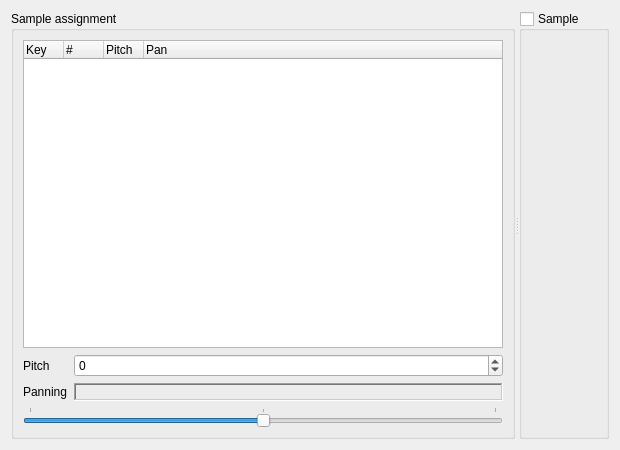
<?xml version="1.0" encoding="UTF-8"?>
<ui version="4.0">
 <class>AdpcmDrumkitEditor</class>
 <widget class="QDialog" name="AdpcmDrumkitEditor">
  <property name="geometry">
   <rect>
    <x>0</x>
    <y>0</y>
    <width>620</width>
    <height>450</height>
   </rect>
  </property>
  <property name="windowTitle">
   <string notr="true"/>
  </property>
  <layout class="QHBoxLayout" name="horizontalLayout">
   <item>
    <widget class="QSplitter" name="splitter">
     <property name="orientation">
      <enum>Qt::Horizontal</enum>
     </property>
     <widget class="QGroupBox" name="keyGroupBox">
      <property name="title">
       <string>Sample assignment</string>
      </property>
      <layout class="QVBoxLayout" name="verticalLayout">
       <item>
        <widget class="QTreeWidget" name="keyTreeWidget">
         <property name="sizePolicy">
          <sizepolicy hsizetype="Preferred" vsizetype="Expanding">
           <horstretch>0</horstretch>
           <verstretch>0</verstretch>
          </sizepolicy>
         </property>
         <property name="minimumSize">
          <size>
           <width>0</width>
           <height>0</height>
          </size>
         </property>
         <property name="maximumSize">
          <size>
           <width>16777215</width>
           <height>16777215</height>
          </size>
         </property>
         <property name="horizontalScrollBarPolicy">
          <enum>Qt::ScrollBarAlwaysOff</enum>
         </property>
         <property name="rootIsDecorated">
          <bool>false</bool>
         </property>
         <property name="uniformRowHeights">
          <bool>true</bool>
         </property>
         <attribute name="headerMinimumSectionSize">
          <number>10</number>
         </attribute>
         <attribute name="headerDefaultSectionSize">
          <number>40</number>
         </attribute>
         <attribute name="headerStretchLastSection">
          <bool>true</bool>
         </attribute>
         <column>
          <property name="text">
           <string>Key</string>
          </property>
         </column>
         <column>
          <property name="text">
           <string notr="true">#</string>
          </property>
         </column>
         <column>
          <property name="text">
           <string>Pitch</string>
          </property>
         </column>
         <column>
          <property name="text">
           <string>Pan</string>
          </property>
         </column>
        </widget>
       </item>
       <item>
        <layout class="QFormLayout" name="formLayout">
         <item row="0" column="0">
          <widget class="QLabel" name="pitchLabel">
           <property name="text">
            <string>Pitch</string>
           </property>
          </widget>
         </item>
         <item row="0" column="1">
          <widget class="QSpinBox" name="pitchSpinBox">
           <property name="sizePolicy">
            <sizepolicy hsizetype="Preferred" vsizetype="Fixed">
             <horstretch>0</horstretch>
             <verstretch>0</verstretch>
            </sizepolicy>
           </property>
           <property name="minimum">
            <number>-95</number>
           </property>
           <property name="maximum">
            <number>95</number>
           </property>
          </widget>
         </item>
         <item row="1" column="0">
          <widget class="QLabel" name="panLabel">
           <property name="text">
            <string>Panning</string>
           </property>
          </widget>
         </item>
         <item row="1" column="1">
          <widget class="QLabel" name="panPosLabel">
           <property name="frameShape">
            <enum>QFrame::WinPanel</enum>
           </property>
           <property name="frameShadow">
            <enum>QFrame::Sunken</enum>
           </property>
           <property name="text">
            <string notr="true"/>
           </property>
           <property name="alignment">
            <set>Qt::AlignCenter</set>
           </property>
          </widget>
         </item>
        </layout>
       </item>
       <item>
        <widget class="QSlider" name="panHorizontalSlider">
         <property name="sizePolicy">
          <sizepolicy hsizetype="Preferred" vsizetype="Fixed">
           <horstretch>0</horstretch>
           <verstretch>0</verstretch>
          </sizepolicy>
         </property>
         <property name="maximum">
          <number>2</number>
         </property>
         <property name="pageStep">
          <number>2</number>
         </property>
         <property name="value">
          <number>1</number>
         </property>
         <property name="orientation">
          <enum>Qt::Horizontal</enum>
         </property>
         <property name="tickPosition">
          <enum>QSlider::TicksAbove</enum>
         </property>
        </widget>
       </item>
      </layout>
     </widget>
     <widget class="QGroupBox" name="sampleGroupBox">
      <property name="sizePolicy">
       <sizepolicy hsizetype="Expanding" vsizetype="Preferred">
        <horstretch>0</horstretch>
        <verstretch>0</verstretch>
       </sizepolicy>
      </property>
      <property name="title">
       <string>Sample</string>
      </property>
      <property name="checkable">
       <bool>true</bool>
      </property>
      <property name="checked">
       <bool>false</bool>
      </property>
      <layout class="QHBoxLayout" name="horizontalLayout_2">
       <item>
        <widget class="ADPCMSampleEditor" name="sampleEditor" native="true">
         <property name="sizePolicy">
          <sizepolicy hsizetype="Expanding" vsizetype="Preferred">
           <horstretch>0</horstretch>
           <verstretch>0</verstretch>
          </sizepolicy>
         </property>
        </widget>
       </item>
      </layout>
     </widget>
    </widget>
   </item>
  </layout>
 </widget>
 <customwidgets>
  <customwidget>
   <class>ADPCMSampleEditor</class>
   <extends>QWidget</extends>
   <header>gui/instrument_editor/adpcm_sample_editor.hpp</header>
   <container>1</container>
  </customwidget>
 </customwidgets>
 <tabstops>
  <tabstop>keyTreeWidget</tabstop>
  <tabstop>pitchSpinBox</tabstop>
  <tabstop>panHorizontalSlider</tabstop>
  <tabstop>sampleGroupBox</tabstop>
 </tabstops>
 <resources/>
 <connections/>
</ui>
